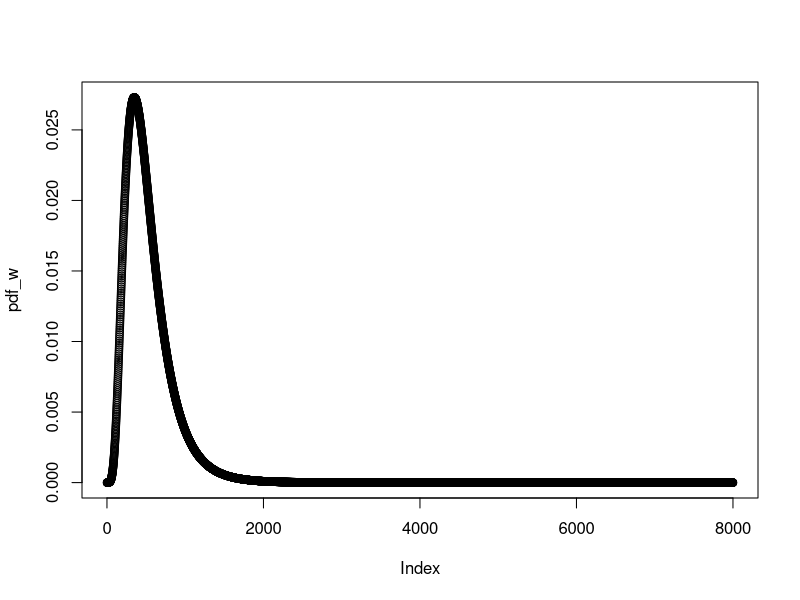
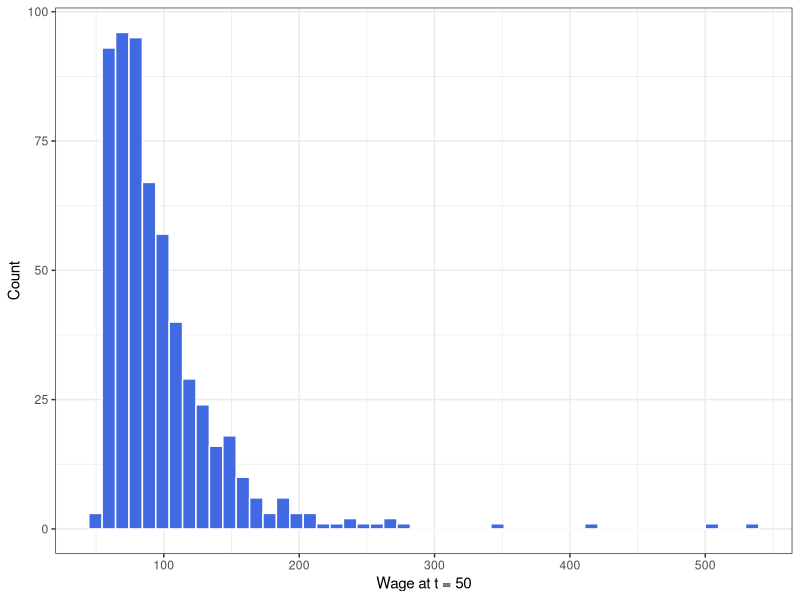

Source code (R) for these figures, in order: (Note: this script raises an error after producing the figures.)
#############################################
##
## Problem Set II
## Question 2
##
## Author: Martin Sielfeld
## Created: 02/24/2026
## Last edition: 02/24/2026
##
#############################################

rm(list = ls())
options(scipen = 999)

packages <- c("data.table", "ggplot2")
installed_packages <- packages %in% installed.packages()[, 1]
if (any(!installed_packages)) {
  install.packages(packages[!installed_packages])
}
invisible(lapply(packages, library, character.only = TRUE))

###################################
## Model primitives / parameters ##
###################################

par <- list(
  r = 0.05,
  lambda = 0.1,
  alpha = 1.5,
  c = 20,
  mu = 3.5,
  sigma = 0.5,
  g1 = 0.03,
  g2 = 0
)

############################################################################
## Q3: Compute the reservation wage and expected duration of unemployment ##
############################################################################

## We work with ln(w) ~ N(mu, sigma^2).
## We truncate the support at extreme quantiles only for numerical
## integration of expectations.

## First we create the PDF grid with small deltas:
p_low = 1e-8
p_high = 1 - 1e-8

w_min = qlnorm(p_low, meanlog = par$mu, sdlog = par$sigma)
w_max = qlnorm(p_high, meanlog = par$mu, sdlog = par$sigma)

n_grid = 8000
w_grid = seq(w_min, w_max, length.out = n_grid)
dw = w_grid[2] - w_grid[1]

pdf_w = dlnorm(w_grid, meanlog = par$mu, sdlog = par$sigma)
F_min = plnorm(w_min, meanlog = par$mu, sdlog = par$sigma)
F_max = plnorm(w_max, meanlog = par$mu, sdlog = par$sigma)
Z = F_max - F_min
pdf_w = pdf_w / Z

plot(pdf_w)

trapz = function(x, y) {
  ## Numerical integration rule:
  sum((y[-1] + y[-length(y)]) / 2 * diff(x))
}

## Given U, solve the employed HJB ODE for W(w):
## (r+lambda) W(w) = w + g w W_w(w) + lambda U
## <=> g w W_w(w) = (r+lambda)W(w) - w - lambda U
## This is a first-order linear ODE. We solve it backward from w_max using a boundary
## condition based on the linear particular solution for large w:
## W(w) ~ A w + B,  A = 1/(r+lambda-g),  B = lambda U/(r+lambda).

solve_W_given_U <- function(U, g, r, lambda, w_grid) {
  n <- length(w_grid)
  W <- numeric(n)

  if (abs(g) < 1e-12) {
    ## If g = 0, HJB is algebraic: rW = w + lambda(U - W)
    ## => (r+lambda)W = w + lambda U
    W <- (w_grid + lambda * U) / (r + lambda)
    return(W)
  }

  ## boundary at w_max using asymptotic linear solution
  A <- 1 / (r + lambda - g)
  B <- (lambda * U) / (r + lambda)
  W[n] <- A * w_grid[n] + B

  ## backward Euler / upwind solve from high w to low w
  ## ODE: W'(w) = ((r+lambda)W(w) - w - lambda U) / (g w)
  for (i in (n - 1):1) {
    w_next <- w_grid[i + 1]
    W_next <- W[i + 1]
    deriv_next <- ((r + lambda) * W_next - w_next - lambda * U) / (g * w_next)
    W[i] <- W_next - deriv_next * (w_grid[i + 1] - w_grid[i])
  }

  W
}

## Given arrays (w_grid, W), find reservation wage w_R from W(w_R) = U
find_wR <- function(U, w_grid, W) {
  diffWU <- W - U

  ## If even the smallest offer is worth accepting, cutoff is at the bottom
  if (diffWU[1] >= 0) {
    return(w_grid[1])
  }

  ## If even the largest offer is not worth accepting (should not happen typically),
  ## return top and let the outer solver deal with it.
  if (diffWU[length(diffWU)] <= 0) {
    return(w_grid[length(w_grid)])
  }

  ## Find first index where W crosses U from below
  j <- which(diffWU >= 0)[1]
  j0 <- j - 1

  ## Linear interpolation between (w_j0, W_j0) and (w_j, W_j)
  w0 <- w_grid[j0]
  w1 <- w_grid[j]
  W0 <- W[j0]
  W1 <- W[j]

  wR <- w0 + (U - W0) * (w1 - w0) / (W1 - W0)
  wR
}

## Compute W_w(w_R) by finite differences on the grid
Ww_at_wR <- function(wR, w_grid, W) {
  n <- length(w_grid)

  ## locate nearest index
  k <- findInterval(wR, w_grid, all.inside = TRUE)

  if (k <= 1) {
    ## forward diff
    return((W[2] - W[1]) / (w_grid[2] - w_grid[1]))
  }
  if (k >= n) {
    ## backward diff
    return((W[n] - W[n - 1]) / (w_grid[n] - w_grid[n - 1]))
  }

  ## central diff around k
  (W[k + 1] - W[k - 1]) / (w_grid[k + 1] - w_grid[k - 1])
}

## Unemployment HJB residual for a given U:
## rU - c - alpha * ∫ max{W(w)-U,0} dF(w) = 0
U_residual <- function(U, g, r, lambda, alpha, c, w_grid, pdf_w) {
  W <- solve_W_given_U(U, g, r, lambda, w_grid)
  wR <- find_wR(U, w_grid, W)

  gain <- pmax(W - U, 0) * pdf_w
  integ <- trapz(w_grid, gain)

  res <- r * U - c - alpha * integ

  list(res = res, W = W, wR = wR)
}

## Solve for (U, w_R) given g using a 1D root-find on U
solve_model <- function(g, par, w_grid, pdf_w) {
  r <- par$r
  lambda <- par$lambda
  alpha <- par$alpha
  c <- par$c

  ## Bracket for U. We choose a wide bracket and expand if needed.
  U_lo <- 0
  U_hi <- 1e6

  f_lo <- U_residual(U_lo, g, r, lambda, alpha, c, w_grid, pdf_w)$res
  f_hi <- U_residual(U_hi, g, r, lambda, alpha, c, w_grid, pdf_w)$res

  ## Expand upper bound until sign change (or hit a cap)
  cap <- 1e10
  while (f_lo * f_hi > 0 && U_hi < cap) {
    U_hi <- U_hi * 2
    f_hi <- U_residual(U_hi, g, r, lambda, alpha, c, w_grid, pdf_w)$res
  }

  if (f_lo * f_hi > 0) {
    stop("Could not bracket the root for U. Increase cap or check parameters.")
  }

  root <- uniroot(
    f = function(U) U_residual(U, g, r, lambda, alpha, c, w_grid, pdf_w)$res,
    lower = U_lo,
    upper = U_hi,
    tol = 1e-10
  )

  U_star <- root$root
  out <- U_residual(U_star, g, r, lambda, alpha, c, w_grid, pdf_w)
  W_star <- out$W
  wR_star <- out$wR

  ## Check reservation wage condition from the PS:
  ## rU = w_R + g w_R W_w(w_R)
  Ww_star <- Ww_at_wR(wR_star, w_grid, W_star)

  ## Acceptance probability (true lognormal CDF, not truncated)
  accept_prob <- 1 - plnorm(wR_star, meanlog = par$mu, sdlog = par$sigma)

  ## Expected unemployment duration:
  ## E[T_U] = 1 / (alpha * (1 - F(w_R)))
  ETU <- 1 / (par$alpha * accept_prob)

  list(
    g = g,
    U = U_star,
    wR = wR_star,
    Ww_wR = Ww_star,
    check_reservation = r * U_star - (wR_star + g * wR_star * Ww_star),
    accept_prob = accept_prob,
    ETU = ETU
  )
}

## Run for g = 0.03 and g = 0
sol_g1 <- solve_model(g = par$g1, par = par, w_grid = w_grid, pdf_w = pdf_w)
sol_g2 <- solve_model(g = par$g2, par = par, w_grid = w_grid, pdf_w = pdf_w)

cat(sprintf(
  "g = %.4f: U = %.6f, w_R = %.6f, E[T_U] = %.6f\n",
  sol_g1$g,
  sol_g1$U,
  sol_g1$wR,
  sol_g1$ETU
))
cat(sprintf(
  "reservation check (should be ~0): %.3e\n",
  sol_g1$check_reservation
))

cat(sprintf(
  "g = %.4f: U = %.6f, w_R = %.6f, E[T_U] = %.6f\n",
  sol_g2$g,
  sol_g2$U,
  sol_g2$wR,
  sol_g2$ETU
))
cat(sprintf(
  "reservation check (should be ~0): %.3e\n",
  sol_g2$check_reservation
))


############################################################################
## Q4: Simulate 1000 workers for T = 50 years, g = 0.03                   ##
############################################################################

## New parameters
set.seed(123)
N <- 1000
T <- 50

## reservation wage from part (c)
wR <- sol_g1$wR

## convert continuous-time rates to 1-year transition probabilities
p_sep <- 1 - exp(-par$lambda) # separation prob per year
p_offer <- 1 - exp(-par$alpha) # offer-arrival prob per year (while unemployed)

## state vectors
employed <- rep(FALSE, N)
wage <- rep(NA_real_, N)

for (t in 1:T) {
  ## unemployed: offer arrival and accept/reject
  idx_u <- which(!employed)
  if (length(idx_u) > 0) {
    offer_arrives <- runif(length(idx_u)) < p_offer
    idx_offer <- idx_u[offer_arrives]

    if (length(idx_offer) > 0) {
      w_draw <- rlnorm(length(idx_offer), meanlog = par$mu, sdlog = par$sigma)
      accept <- w_draw >= wR

      idx_accept <- idx_offer[accept]
      if (length(idx_accept) > 0) {
        employed[idx_accept] <- TRUE
        wage[idx_accept] <- w_draw[accept]
      }
    }
  }

  ## employed: wage growth then separation
  idx_e <- which(employed)
  if (length(idx_e) > 0) {
    wage[idx_e] <- wage[idx_e] * exp(par$g1)

    sep <- runif(length(idx_e)) < p_sep
    idx_sep <- idx_e[sep]
    if (length(idx_sep) > 0) {
      employed[idx_sep] <- FALSE
      wage[idx_sep] <- NA_real_
    }
  }
}

## counts after T years
cat(sprintf(
  "After %d years: employed = %d, unemployed = %d\n",
  T,
  sum(employed),
  N - sum(employed)
))

## histogram of employed wages
w_emp <- wage[employed]
df <- data.table(w = w_emp)

plot01 =
  ggplot(df, aes(x = w)) +
  geom_histogram(bins = 50, color = 'white', fill = 'royalblue') +
  labs(x = "Wage at t = 50", y = "Count") +
  theme_bw()

plot01

ggsave(
  plot01,
  filename = 'PS2/employed_wages_freq.png',
  height = 4,
  width = 6,
  dpi = 300
)

## Log-log survival plot for the right tail
if (length(w_emp) > 50) {
  w_sorted <- sort(w_emp)
  surv <- rev(seq_along(w_sorted)) / length(w_sorted) # empirical survival P(W >= w)
  tail_df <- data.table(w = w_sorted, surv = surv)

  plot02 =
    ggplot(tail_df, aes(x = log(w), y = log(surv))) +
    geom_point(alpha = 0.4, color = '#3737D3') +
    labs(x = "log(w)", y = "log P(W >= w)") +
    theme_bw()

  plot02

  ggsave(
    plot02,
    filename = 'PS2/log-log_survival_for_right_tail.png',
    height = 4,
    width = 6,
    dpi = 300
  )
}
